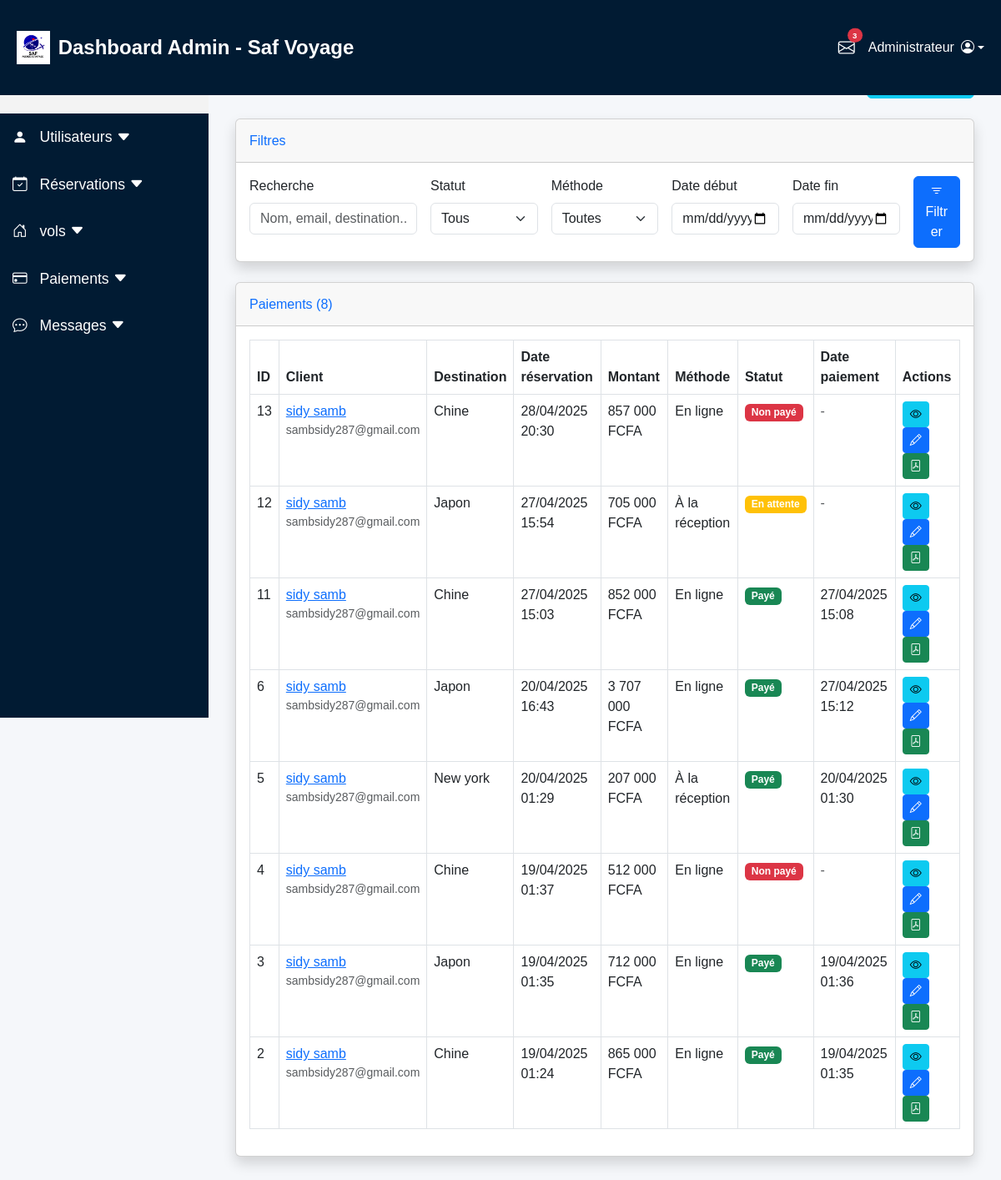
The page /admin/liste_paiements.php (signed in) on the database its author committed.
### tables this page shows
CREATE TABLE IF NOT EXISTS `reservations` (
  `id` int NOT NULL AUTO_INCREMENT,
  `user_id` int NOT NULL,
  `vol_id` int NOT NULL,
  `hotel_id` int DEFAULT NULL,
  `prix_total` decimal(10,2) NOT NULL,
  `statut_paiement` enum('paye','en_attente','non_paye','annule') NOT NULL DEFAULT 'non_paye',
  `methode_paiement` enum('online','reception') NOT NULL,
  `reference_paiement` varchar(100) DEFAULT NULL,
  `date_reservation` datetime NOT NULL,
  `date_paiement` datetime DEFAULT NULL,
  PRIMARY KEY (`id`),
  KEY `user_id` (`user_id`),
  KEY `vol_id` (`vol_id`),
  KEY `hotel_id` (`hotel_id`)
);

CREATE TABLE IF NOT EXISTS `users` (
  `id` int NOT NULL AUTO_INCREMENT,
  `nom` varchar(50) NOT NULL,
  `email` varchar(100) NOT NULL,
  `mot_de_passe` varchar(255) NOT NULL,
  `role` enum('client','admin') NOT NULL DEFAULT 'client',
  `created_at` timestamp NULL DEFAULT CURRENT_TIMESTAMP,
  `localisation` varchar(255) DEFAULT NULL,
  `numero_telephone` varchar(20) NOT NULL,
  PRIMARY KEY (`id`)
);

CREATE TABLE IF NOT EXISTS `vols` (
  `id` int NOT NULL AUTO_INCREMENT,
  `destination` varchar(100) NOT NULL,
  `ville_depart` varchar(100) NOT NULL DEFAULT 'Abidjan',
  `description` text NOT NULL,
  `prix` decimal(10,2) NOT NULL,
  `date_depart` date NOT NULL,
  `date_retour` date NOT NULL,
  `duree` int NOT NULL,
  `image` varchar(255) NOT NULL,
  `created_at` timestamp NOT NULL DEFAULT CURRENT_TIMESTAMP,
  PRIMARY KEY (`id`)
);

### admin/liste_paiements.php (the view, shortened to what this page needs)
<?php
include('../config/config.php');
$page = isset($_GET['page']) ? intval($_GET['page']) : 1;
$limit = 10;
$offset = ($page - 1) * $limit;
$date_debut = isset($_GET['date_debut']) ? $_GET['date_debut'] : '';
$date_fin = isset($_GET['date_fin']) ? $_GET['date_fin'] : '';
$search = isset($_GET['search']) ? $_GET['search'] : '';
$where_clause = '';
try {
    $count_query = "SELECT COUNT(*) as total FROM reservations r
                    LEFT JOIN users u ON r.user_id = u.id
                    LEFT JOIN vols v ON r.vol_id = v.id" . $where_clause;
    $stmt = $db->prepare($count_query);
    $stmt->execute();
    $total_payments = $stmt->fetch(PDO::FETCH_ASSOC)['total'];
} catch (PDOException $e) {
    $error = "Erreur lors du comptage des paiements: " . $e->getMessage();
    $total_payments = 0;
    $total_pages = 1;
}
try {
    $query = "SELECT r.*, v.destination, u.nom as user_nom, u.email as user_email
              FROM reservations r
              LEFT JOIN users u ON r.user_id = u.id
              LEFT JOIN vols v ON r.vol_id = v.id" .
              $where_clause .
              " ORDER BY r.date_reservation DESC LIMIT :limit OFFSET :offset";
    $stmt = $db->prepare($query);
    $stmt->bindValue(':limit', $limit, PDO::PARAM_INT);
    $stmt->bindValue(':offset', $offset, PDO::PARAM_INT);
    $stmt->execute();
    $payments = $stmt->fetchAll(PDO::FETCH_ASSOC);
} catch (PDOException $e) {
    $error = "Erreur lors de la récupération des paiements: " . $e->getMessage();
    $payments = [];
}
?>
<!DOCTYPE html>
<html lang="fr">
<head>
    <link href="https://cdn.jsdelivr.net/npm/bootstrap@5.3.0/dist/css/bootstrap.min.css" rel="stylesheet">
    <link href="https://cdn.jsdelivr.net/npm/bootstrap-icons/font/bootstrap-icons.css" rel="stylesheet">
</head>
<body>
    <?php include '../admin/top-navbar.php'; ?>
    <?php include '../admin/sidebar.php'; ?>
    <div id="content">
        <div class="container-fluid">
            <div class="d-flex justify-content-between align-items-center mb-4">
                <h1 class="h3 mb-0 text-gray-800">Liste des Paiements</h1>
                <div>
                    <a href="statistiques_paiements.php" class="btn btn-info">
                    </a>
                </div>
            </div>
            <div class="card shadow filter-card">
                <div class="card-header py-3">
                    <h6 class="m-0 font-weight-bold text-primary">Filtres</h6>
                </div>
                <div class="card-body">
                    <form action="" method="GET" class="row g-3">
                        <div class="col-md-3">
                            <label for="search" class="form-label">Recherche</label>
                            <input type="text" class="form-control" id="search" name="search" placeholder="Nom, email, destination..." value="<?php echo htmlspecialchars($search); ?>">
                        </div>
                        <div class="col-md-2">
                            <label for="statut" class="form-label">Statut</label>
                            <select class="form-select" id="statut" name="statut">
                                <option value="">Tous</option>
                            </select>
                        </div>
                        <div class="col-md-2">
                            <label for="methode" class="form-label">Méthode</label>
                            <select class="form-select" id="methode" name="methode">
                                <option value="">Toutes</option>
                            </select>
                        </div>
                        <div class="col-md-2">
                            <label for="date_debut" class="form-label">Date début</label>
                            <input type="date" class="form-control" id="date_debut" name="date_debut" value="<?php echo $date_debut; ?>">
                        </div>
                        <div class="col-md-2">
                            <label for="date_fin" class="form-label">Date fin</label>
                            <input type="date" class="form-control" id="date_fin" name="date_fin" value="<?php echo $date_fin; ?>">
                        </div>
                        <div class="col-md-1 d-flex align-items-end">
                            <button type="submit" class="btn btn-primary w-100">
                                <i class="bi bi-filter"></i> Filtrer
                            </button>
                        </div>
                    </form>
                </div>
            </div>
            <div class="card shadow mb-4">
                <div class="card-header py-3 d-flex justify-content-between align-items-center">
                    <h6 class="m-0 font-weight-bold text-primary">Paiements (<?php echo $total_payments; ?>)</h6>
                </div>
                <div class="card-body">
                    <div class="table-responsive">
                        <table class="table table-bordered" width="100%" cellspacing="0">
                            <thead>
                                <tr>
                                    <th>ID</th>
                                    <th>Client</th>
                                    <th>Destination</th>
                                    <th>Date réservation</th>
                                    <th>Montant</th>
                                    <th>Méthode</th>
                                    <th>Statut</th>
                                    <th>Date paiement</th>
                                    <th>Actions</th>
                                </tr>
                            </thead>
                            <tbody>
                                <?php if (empty($payments)): ?>
                                    <tr>
                                        <td colspan="9" class="text-center">Aucun paiement trouvé</td>
                                    </tr>
                                <?php else: ?>
                                    <?php foreach ($payments as $payment): ?>
                                        <tr>
                                            <td><?php echo $payment['id']; ?></td>
                                            <td>
                                                <a href="gerer_utilisateurs.php?action=voir&id=<?php echo $payment['user_id']; ?>" title="Voir le profil">
                                                    <?php echo htmlspecialchars($payment['user_nom']); ?>
                                                </a>
                                                <div class="small text-muted"><?php echo htmlspecialchars($payment['user_email']); ?></div>
                                            </td>
                                            <td><?php echo ucfirst(htmlspecialchars($payment['destination'])); ?></td>
                                            <td><?php echo date('d/m/Y H:i', strtotime($payment['date_reservation'])); ?></td>
                                            <td><?php echo number_format($payment['prix_total'], 0, ',', ' '); ?> FCFA</td>
                                            <td><?php echo $payment['methode_paiement'] === 'reception' ? 'À la réception' : 'En ligne'; ?></td>
                                            <td>
                                                <?php
                                                $status_class = '';
                                                $status_text = '';
                                                switch($payment['statut_paiement']) {
                                                    case 'paye':
                                                        $status_class = 'success';
                                                        $status_text = 'Payé';
                                                        break;
                                                    case 'en_attente':
                                                        $status_class = 'warning';
                                                        $status_text = 'En attente';
                                                        break;
                                                    case 'non_paye':
                                                        $status_class = 'danger';
                                                        $status_text = 'Non payé';
                                                        break;
                                                }
                                                ?>
                                                <span class="badge bg-<?php echo $status_class; ?>"><?php echo $status_text; ?></span>
                                            </td>
                                            <td>
                                                <?php if ($payment['date_paiement']): ?>
                                                    <?php echo date('d/m/Y H:i', strtotime($payment['date_paiement'])); ?>
                                                <?php else: ?>
                                                    <span class="text-muted">-</span>
                                                <?php endif; ?>
                                            </td>
                                            <td class="action-buttons">
                                                <a href="gerer_reservations.php?action=voir&id=<?php echo $payment['id']; ?>" class="btn btn-sm btn-info" title="Voir les détails">
                                                    <i class="bi bi-eye"></i>
                                                </a>
                                                <a href="gerer_reservations.php?action=modifier&id=<?php echo $payment['id']; ?>" class="btn btn-sm btn-primary" title="Modifier">
                                                    <i class="bi bi-pencil"></i>
                                                </a>
                                                <a href="../facture-pdf.php?id=<?php echo $payment['id']; ?>" class="btn btn-sm btn-success" title="Télécharger la facture" target="_blank">
                                                    <i class="bi bi-file-pdf"></i>
                                                </a>
                                            </td>
                                        </tr>
                                    <?php endforeach; ?>
                                <?php endif; ?>
                            </tbody>
                        </table>
                    </div>
                </div>
            </div>
        </div>
    </div>
</body>
</html>

### admin/liste_paiements.php (style rules this page uses)
.badge { font-size: 0.9rem; padding: 0.5em 0.8em; }
.filter-card { margin-bottom: 1.5rem; }
.action-buttons .btn { margin-right: 5px; }

### admin/sidebar.php (style rules this page uses)
body { display: flex; min-height: 100vh; background-color: #f5f7fa; font-family: 'Poppins', sans-serif; margin: 0; }
#content { margin-left: 250px; padding: 80px 20px 20px 20px; width: 100%; background-color: #f5f7fa; }

### rows shown on the page
reservations: id "13", user.nom "sidy samb", user.email "sambsidy287@gmail.com", vol.destination "Chine", date_reservation "28/04/2025 20:30", prix_total "857 000", methode_paiement "En ligne", statut_paiement "Non payé"
reservations: id "12", user.nom "sidy samb", user.email "sambsidy287@gmail.com", vol.destination "Japon", date_reservation "27/04/2025 15:54", prix_total "705 000", methode_paiement "À la réception", statut_paiement "En attente"
reservations: id "11", user.nom "sidy samb", user.email "sambsidy287@gmail.com", vol.destination "Chine", date_reservation "27/04/2025 15:03", prix_total "852 000", methode_paiement "En ligne", statut_paiement "Payé", date_paiement "27/04/2025 15:08"
reservations: id "6", user.nom "sidy samb", user.email "sambsidy287@gmail.com", vol.destination "Japon", date_reservation "20/04/2025 16:43", prix_total "3 707 000", methode_paiement "En ligne", statut_paiement "Payé", date_paiement "27/04/2025 15:12"
reservations: id "5", user.nom "sidy samb", user.email "sambsidy287@gmail.com", vol.destination "New york", date_reservation "20/04/2025 01:29", prix_total "207 000", methode_paiement "À la réception", statut_paiement "Payé", date_paiement "20/04/2025 01:30"
reservations: id "4", user.nom "sidy samb", user.email "sambsidy287@gmail.com", vol.destination "Chine", date_reservation "19/04/2025 01:37", prix_total "512 000", methode_paiement "En ligne", statut_paiement "Non payé"
reservations: id "3", user.nom "sidy samb", user.email "sambsidy287@gmail.com", vol.destination "Japon", date_reservation "19/04/2025 01:35", prix_total "712 000", methode_paiement "En ligne", statut_paiement "Payé", date_paiement "19/04/2025 01:36"
reservations: id "2", user.nom "sidy samb", user.email "sambsidy287@gmail.com", vol.destination "Chine", date_reservation "19/04/2025 01:24", prix_total "865 000", methode_paiement "En ligne", statut_paiement "Payé", date_paiement "19/04/2025 01:35"

### other values the page prints
$messages_count "3"
$total_payments "8"
